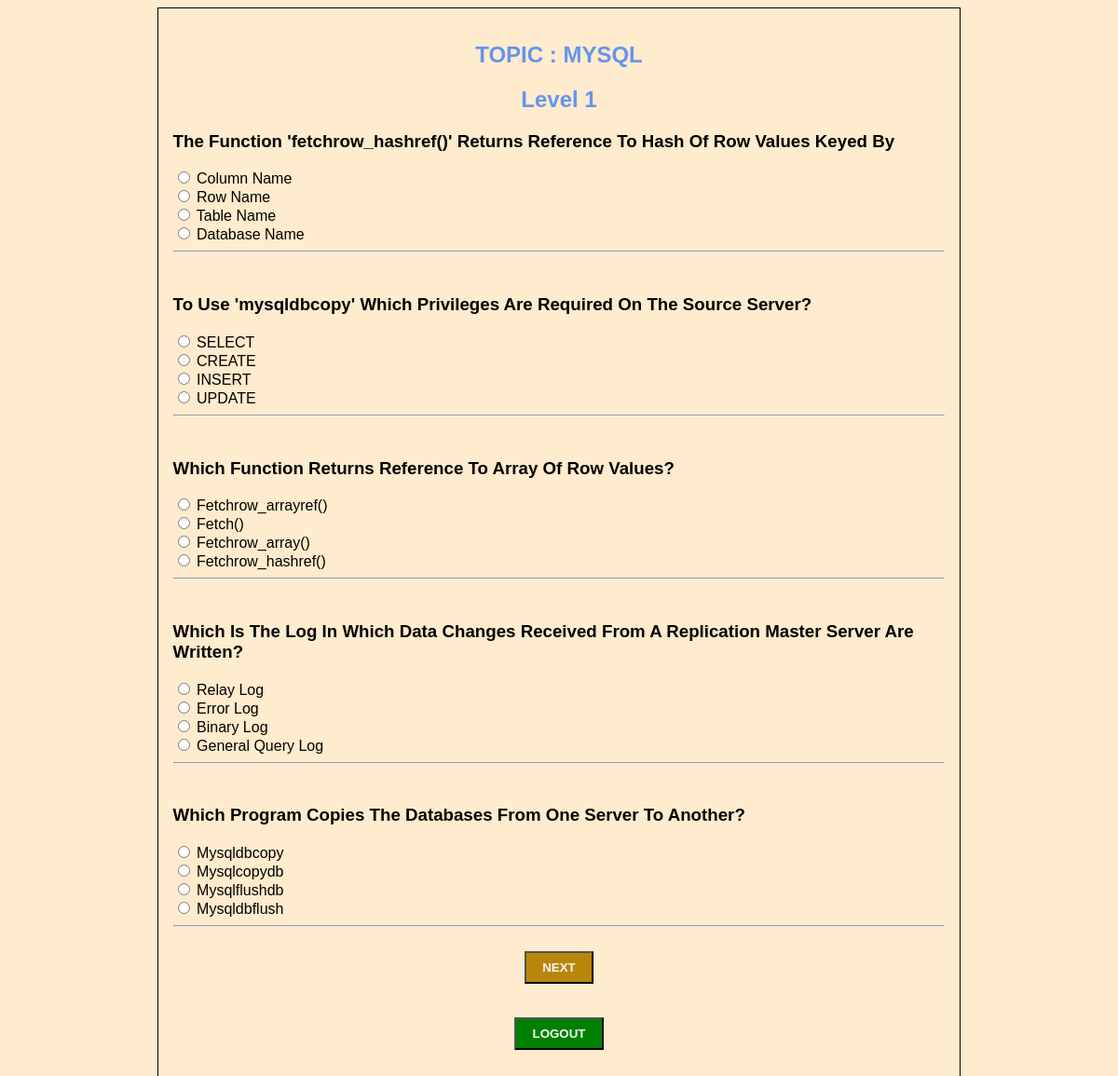
The app's page /QuizWebApp/level1.php with its own data.
### tables this page shows
CREATE TABLE `level1` (
  `qid` int(250) NOT NULL,
  `question` varchar(250) NOT NULL,
  `ans_id` int(250) NOT NULL
);

CREATE TABLE `answers` (
  `aid` int(250) NOT NULL,
  `answer` varchar(250) NOT NULL,
  `ans_id` int(250) NOT NULL
);

### QuizWebApp/level1.php (the view, shortened to what this page needs)
<?php
    $con = mysqli_connect('localhost','root');
    mysqli_select_db($con,'quizdbase');
?>
<!DOCTYPE html>
<html>
<head>
    <link rel="stylesheet" type="text/css" href="l1.css?<?php echo time(); ?>">
    <link rel="stylesheet" type="text/css" href="mystylemob.css?<?php echo time(); ?>" />
</head>
<body>
    <section>
        <div class="l1">
            <div class="l1t">
                <h1>TOPIC : MYSQL</h1>
            </div>
            <div class="l1t">
                <h1>Level 1</h1>
            </div>
            <div>
            <form action="level1.php" method="POST">
                <?php
                $qq = "select * from level1 order by rand() ";
                $qry1 = mysqli_query($con,$qq);
                while($rows = mysqli_fetch_array($qry1))
                {?>
                    <div class="card">
                        <h3 class="cardheader">
                            <?php echo $rows['question']; ?>
                        </h3>
                    </div>
                    <?php
                    $qq2 = "select * from answers where ans_id= {$rows['qid']} ";
                    $qry2 = mysqli_query($con,$qq2);
                    while($rows = mysqli_fetch_array($qry2))
                    {?>
                        <div class="card">
                            <input type="radio" name="check[<?php echo $rows['ans_id']; ?>]" value="<?php echo $rows['aid']; ?>" />
                            <?php echo $rows['answer']; ?>
                        </div>
                    <?php
                    }
                    ?>
                    <hr /><br />
                <?php
                }
                ?>
                <div class="buttons">
                    <button type="submit" name="next" class="logb b2">next</button>
                </div>
                <br /><br />
                <div class="buttons">
                    <button type="submit" name="logout" class="logbut">logout</button>
                </div>
                <br />
            </form>
            </div>
        </div>
    </section>
</body>
</html>

### QuizWebApp/l1.css (style rules this page uses)
body { background-color: rgb(255, 235, 205); font-family: 'Trebuchet MS', 'Lucida Sans Unicode', 'Lucida Grande', 'Lucida Sans', Arial, sans-serif; }
.l1 { margin:auto; width: 70%; padding: 1em; border: 1px black solid; }
.l1t { text-align: center; font-weight: bolder; font-family: 'Lucida Sans', 'Lucida Sans Regular', 'Lucida Grande', 'Lucida Sans Unicode', Geneva, Verdana, sans-serif; color: cornflowerblue; }
.buttons { text-align: center; }
.logb { background-color: darkgoldenrod; color: whitesmoke; text-transform: uppercase; font-weight: bold; padding: .6em 1.3em; }
.logbut { color: whitesmoke; background-color: green; text-transform: uppercase; font-weight: 700; padding: .6em 1.3em; }

### records on screen
level1: question "The Function 'fetchrow_hashref()' Returns Reference To Hash Of Row Values Keyed By"
answers: answer "Column Name"
answers: answer "Row Name"
answers: answer "Table Name"
answers: answer "Database Name"
level1: question "To Use 'mysqldbcopy' Which Privileges Are Required On The Source Server?"
answers: answer "SELECT"
answers: answer "CREATE"
answers: answer "INSERT"
answers: answer "UPDATE"
level1: question "Which Function Returns Reference To Array Of Row Values?"
answers: answer "Fetchrow_arrayref()"
answers: answer "Fetch()"
answers: answer "Fetchrow_array()"
answers: answer "Fetchrow_hashref()"
level1: question "Which Is The Log In Which Data Changes Received From A Replication Master Server Are Written?"
answers: answer "Relay Log"
answers: answer "Error Log"
answers: answer "Binary Log"
answers: answer "General Query Log"
level1: question "Which Program Copies The Databases From One Server To Another?"
answers: answer "Mysqldbcopy"
answers: answer "Mysqlcopydb"
answers: answer "Mysqlflushdb"
answers: answer "Mysqldbflush"
